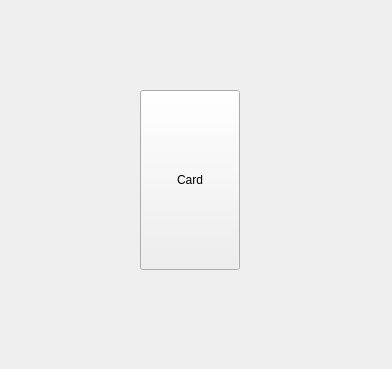
<?xml version="1.0" encoding="UTF-8"?>
<ui version="4.0">
 <class>Form</class>
 <widget class="QWidget" name="Form">
  <property name="geometry">
   <rect>
    <x>0</x>
    <y>0</y>
    <width>392</width>
    <height>369</height>
   </rect>
  </property>
  <property name="windowTitle">
   <string>Form</string>
  </property>
  <widget class="QPushButton" name="Card">
   <property name="geometry">
    <rect>
     <x>140</x>
     <y>90</y>
     <width>100</width>
     <height>180</height>
    </rect>
   </property>
   <property name="text">
    <string>Card</string>
   </property>
  </widget>
 </widget>
 <resources/>
 <connections/>
</ui>
